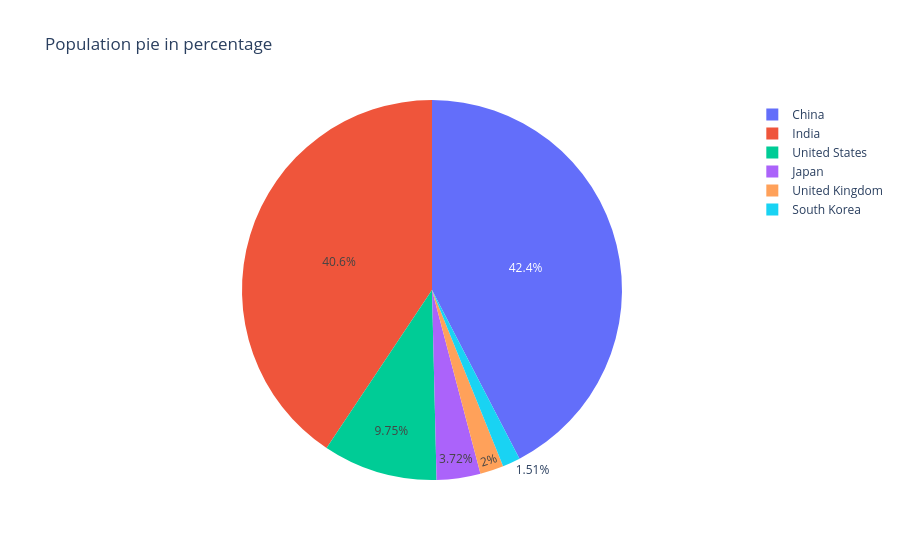

Notebook code for this chart:
### Code cell
# here names should be defined to get the result along with the side sub graph containing names and values is compulsary
px.pie(yr2020, values='2020', names=yr2020.index, title='Population pie in percentage')

### Figure 1 — Plotly figure (JSON) as saved in the notebook; plotly's stock layout.template omitted (floating-point values rounded to 4 significant figures)
{"data": [{"domain": {"x": [0, 1], "y": [0, 1]}, "hovertemplate": "country=%{label}<br>2020=%{value}<extra></extra>", "labels": ["United States", "United Kingdom", "India", "China", "Japan", "South Korea"], "legendgroup": "", "name": "", "showlegend": true, "type": "pie", "values": [331000000.0, 67890000.0, 1380000000.0, 1439000000.0, 126500000.0, 51270000.0]}], "layout": {"legend": {"tracegroupgap": 0}, "title": {"text": "Population pie in percentage"}}}
